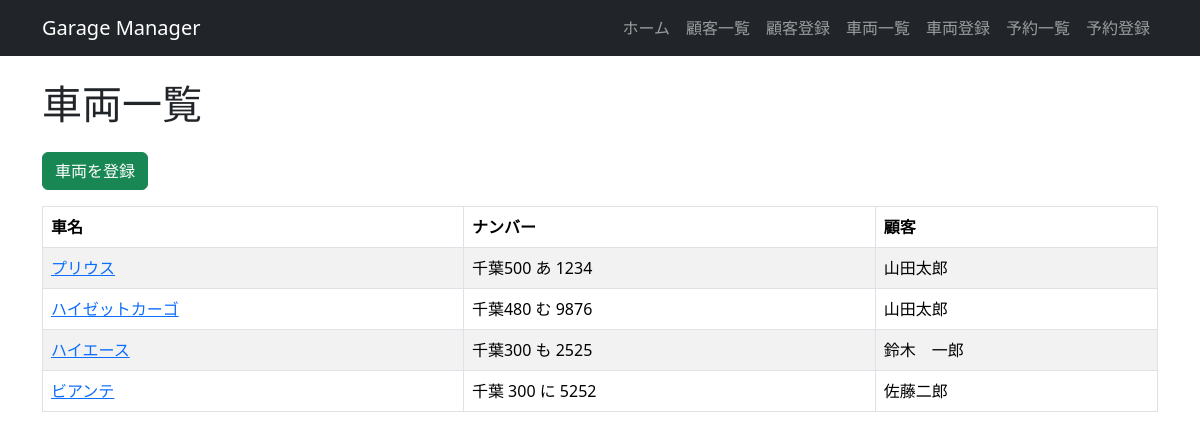
/vehicles/, run on the app's committed database.
### garage/models.py (models this page shows, shortened)
class Vehicle(models.Model):
    customer = models.ForeignKey(Customer, on_delete=models.CASCADE,verbose_name='顧客')
    name = models.CharField('車名', max_length=100)
    plate_number = models.CharField('ナンバー', max_length=20)
    created_at = models.DateTimeField('作成日時', auto_now_add=True)
    updated_at = models.DateTimeField('更新日時', auto_now=True)

class Customer(models.Model):
    name = models.CharField('顧客名', max_length=100)
    phone = models.CharField('電話番号', max_length=20)
    email = models.EmailField('メールアドレス', blank=True)
    address = models.CharField('住所', max_length=255, blank=True)
    note = models.TextField('メモ', blank=True, null=True)
    created_at = models.DateTimeField('作成日時', auto_now_add=True)
    updated_at = models.DateTimeField('更新日時', auto_now=True)

### garage/views.py (the view)
# urls.py: path('vehicles/', views.vehicle_list, name='vehicle_list'),
def vehicle_list(request):
    vehicles = Vehicle.objects.all()
    context = {
        'vehicles': vehicles,
    }
    return render(request, 'garage/vehicle_list.html', context)

### garage/templates/garage/vehicle_list.html (shortened to what this page needs)
{% extends 'base.html' %}
{% block content %}
    <h1 class="mb-4">車両一覧</h1>
    <a href="{% url 'vehicle_create' %}" class="btn btn-success mb-3">車両を登録</a>
    {% if vehicles %}
        <table class="table table-bordered table-striped">
            <thead>
                <tr>
                    <th>車名</th>
                    <th>ナンバー</th>
                    <th>顧客</th>
                </tr>
            </thead>
            <tbody>
                {% for vehicle in vehicles %}
                    <tr>
                        <td>
                            <a href="{% url 'vehicle_detail' vehicle.pk %}">
                                {{ vehicle.name }}
                            </a>
                        </td>
                        <td>{{ vehicle.plate_number }}</td>
                        <td>{{ vehicle.customer.name }}</td>
                    </tr>
                {% endfor %}
            </tbody>
        </table>
    {% else %}
        <p>車両が登録されていません。</p>
    {% endif %}
{% endblock %}

### data on the page
Vehicle: name "プリウス", plate_number "千葉500 あ 1234", customer.name "山田太郎"
Vehicle: name "ハイゼットカーゴ", plate_number "千葉480 む 9876", customer.name "山田太郎"
Vehicle: name "ハイエース", plate_number "千葉300 も 2525", customer.name "鈴木 一郎"
Vehicle: name "ビアンテ", plate_number "千葉 300 に 5252", customer.name "佐藤二郎"
